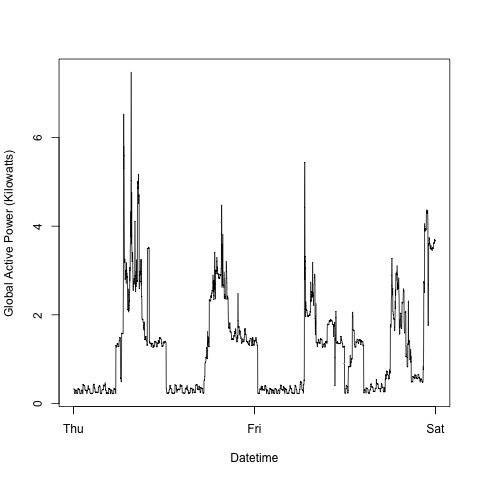

This chart was generated by the following R code:
## Plot a scatter plot of the Global Active power during a two days period
plot2 <- function() {
        data <- readDaysData()
        png(filename = "plot2.png",width = 480,height = 480)
        plot(data.to.plot[[1]],data.to.plot[[2]],type = "l",xlab = "Datetime",ylab = "Global Active Power (Kilowatts)")
        dev.off()
}